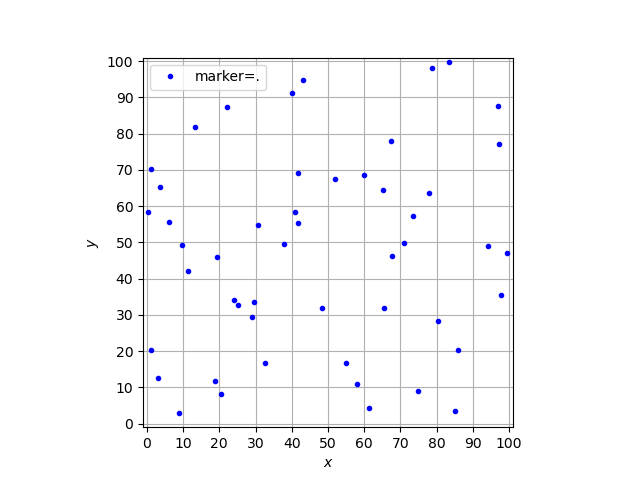

Python code for this plot:
#!/usr/pkg/bin/python3.9

#
# Time-stamp: <2023/03/02 13:28:29 (CST) daisuke>
#

# importing numpy module
import numpy

# importing matplotlib module
import matplotlib.backends.backend_agg
import matplotlib.figure

# data to be plotted
rng    = numpy.random.default_rng ()
data_x = rng.uniform (0.0, 100.0, 50)
data_y = rng.uniform (0.0, 100.0, 50)

# output file name
file_output = 'advobs202302_s03_03_00.png'

# making a fig object
fig = matplotlib.figure.Figure ()

# making a canvas object
canvas = matplotlib.backends.backend_agg.FigureCanvasAgg (fig)

# making an axes object
ax = fig.add_subplot (111)

# making a plot using object-oriented interface
ax.plot (data_x, data_y, c='b', ls='None', marker='.', label='marker=.')

# setting ranges of x-axis and y-axis
ax.set_xlim (-1.0, +101.0)
ax.set_ylim (-1.0, +101.0)

# setting labels for x-axis and y-axis
ax.set_xlabel ('$x$')
ax.set_ylabel ('$y$')

# setting ticks
ax.set_xticks (numpy.linspace (0.0, +100.0, 11))
ax.set_yticks (numpy.linspace (0.0, +100.0, 11))

# setting aspect ratio
ax.set_aspect ('equal')

# showing grid
ax.grid ()

# adding legend to the plot
ax.legend ()

# saving a plot as a file
fig.savefig (file_output)
